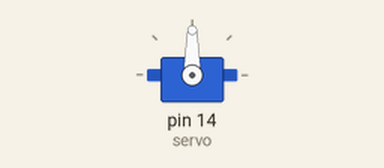
Recording of a sketch running on a simulated Arduino Uno, built with avr-gcc and run on an emulated ATmega328P. On the bench: servo. What the sketch prints to the serial monitor is not drawn.

Above: at 0.05 s.
Timing chart, 0 to 4.6 s (numbered marks = the images above):
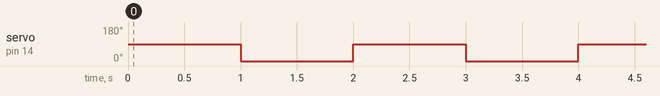

The sketch:

servo_test.ino
```cpp
#include <Servo.h>

Servo servo;

void setup() {
  Serial.begin(115200);
  servo.attach(14);
}

void loop() {
  servo.write(90);
  Serial.print("Vrider!");
  delay(1000);
  servo.write(-90);
  Serial.println("Vrider");
  delay(1000);
}
```

Measured:
- by itself, servo on pin 14 (servo): alternates 90° for 1.0 s and 0° for 1.0 s
